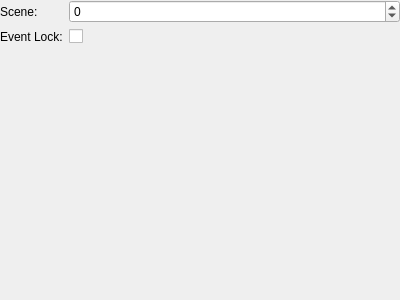
<?xml version="1.0" encoding="UTF-8"?>
<ui version="4.0">
 <class>EventPlayScene</class>
 <widget class="QWidget" name="EventPlayScene">
  <property name="geometry">
   <rect>
    <x>0</x>
    <y>0</y>
    <width>400</width>
    <height>300</height>
   </rect>
  </property>
  <layout class="QVBoxLayout" name="verticalLayout">
   <property name="leftMargin">
    <number>0</number>
   </property>
   <property name="topMargin">
    <number>0</number>
   </property>
   <property name="rightMargin">
    <number>0</number>
   </property>
   <property name="bottomMargin">
    <number>0</number>
   </property>
   <item>
    <layout class="QFormLayout" name="formLayout">
     <property name="fieldGrowthPolicy">
      <enum>QFormLayout::AllNonFixedFieldsGrow</enum>
     </property>
     <item row="0" column="0">
      <widget class="QLabel" name="lblScene">
       <property name="text">
        <string>Scene:</string>
       </property>
      </widget>
     </item>
     <item row="0" column="1">
      <widget class="QSpinBox" name="scene">
       <property name="minimum">
        <number>-2147483647</number>
       </property>
       <property name="maximum">
        <number>2147483647</number>
       </property>
      </widget>
     </item>
     <item row="1" column="0">
      <widget class="QLabel" name="lblEventLock">
       <property name="text">
        <string>Event Lock:</string>
       </property>
      </widget>
     </item>
     <item row="1" column="1">
      <widget class="QCheckBox" name="eventLock">
       <property name="text">
        <string/>
       </property>
      </widget>
     </item>
    </layout>
   </item>
  </layout>
 </widget>
 <resources/>
 <connections/>
</ui>
